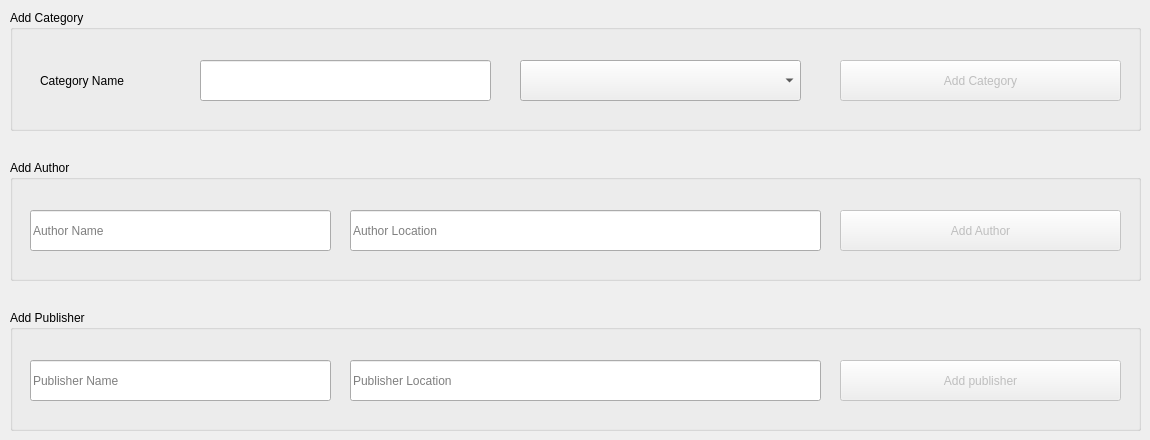
      <widget class="QWidget" name="tab_16">
       <attribute name="title">
        <string>Add Data</string>
       </attribute>
       <widget class="QGroupBox" name="groupBox_4">
        <property name="geometry">
         <rect>
          <x>10</x>
          <y>10</y>
          <width>1131</width>
          <height>121</height>
         </rect>
        </property>
        <property name="title">
         <string>Add Category</string>
        </property>
        <widget class="QLabel" name="label_33">
         <property name="geometry">
          <rect>
           <x>30</x>
           <y>50</y>
           <width>161</width>
           <height>41</height>
          </rect>
         </property>
         <property name="text">
          <string>Category Name</string>
         </property>
        </widget>
        <widget class="QLineEdit" name="lineEdit_26">
         <property name="geometry">
          <rect>
           <x>190</x>
           <y>50</y>
           <width>291</width>
           <height>41</height>
          </rect>
         </property>
        </widget>
        <widget class="QPushButton" name="pushButton_25">
         <property name="enabled">
          <bool>false</bool>
         </property>
         <property name="geometry">
          <rect>
           <x>830</x>
           <y>50</y>
           <width>281</width>
           <height>41</height>
          </rect>
         </property>
         <property name="text">
          <string>Add Category</string>
         </property>
        </widget>
        <widget class="QComboBox" name="comboBox_10">
         <property name="geometry">
          <rect>
           <x>510</x>
           <y>50</y>
           <width>281</width>
           <height>41</height>
          </rect>
         </property>
        </widget>
       </widget>
       <widget class="QGroupBox" name="groupBox_5">
        <property name="geometry">
         <rect>
          <x>10</x>
          <y>160</y>
          <width>1131</width>
          <height>121</height>
         </rect>
        </property>
        <property name="title">
         <string>Add Author</string>
        </property>
        <widget class="QLineEdit" name="lineEdit_27">
         <property name="geometry">
          <rect>
           <x>340</x>
           <y>50</y>
           <width>471</width>
           <height>41</height>
          </rect>
         </property>
         <property name="placeholderText">
          <string>Author Location</string>
         </property>
        </widget>
        <widget class="QPushButton" name="pushButton_26">
         <property name="enabled">
          <bool>false</bool>
         </property>
         <property name="geometry">
          <rect>
           <x>830</x>
           <y>50</y>
           <width>281</width>
           <height>41</height>
          </rect>
         </property>
         <property name="text">
          <string>Add Author</string>
         </property>
        </widget>
        <widget class="QLineEdit" name="lineEdit_29">
         <property name="geometry">
          <rect>
           <x>20</x>
           <y>50</y>
           <width>301</width>
           <height>41</height>
          </rect>
         </property>
         <property name="placeholderText">
          <string>Author Name</string>
         </property>
        </widget>
       </widget>
       <widget class="QGroupBox" name="groupBox_6">
        <property name="geometry">
         <rect>
          <x>10</x>
          <y>310</y>
          <width>1131</width>
          <height>121</height>
         </rect>
        </property>
        <property name="title">
         <string>Add Publisher</string>
        </property>
        <widget class="QLineEdit" name="lineEdit_28">
         <property name="geometry">
          <rect>
           <x>340</x>
           <y>50</y>
           <width>471</width>
           <height>41</height>
          </rect>
         </property>
         <property name="placeholderText">
          <string>Publisher Location</string>
         </property>
        </widget>
        <widget class="QPushButton" name="pushButton_27">
         <property name="enabled">
          <bool>false</bool>
         </property>
         <property name="geometry">
          <rect>
           <x>830</x>
           <y>50</y>
           <width>281</width>
           <height>41</height>
          </rect>
         </property>
         <property name="text">
          <string>Add publisher</string>
         </property>
        </widget>
        <widget class="QLineEdit" name="lineEdit_36">
         <property name="geometry">
          <rect>
           <x>20</x>
           <y>50</y>
           <width>301</width>
           <height>41</height>
          </rect>
         </property>
         <property name="placeholderText">
          <string>Publisher Name</string>
         </property>
        </widget>
       </widget>
      </widget>
